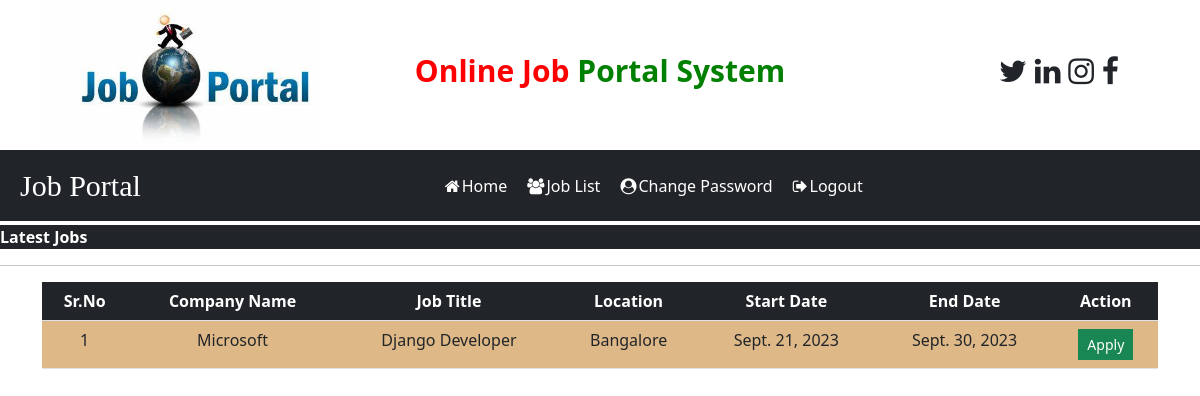
The page /user_latestjobs/ on the database its author committed.
### job/models.py (models this page shows)
class Recruiter(models.Model):
    finame = models.CharField(max_length=15, null=True)
    lname = models.CharField(max_length=15, null=True)
    image = models.FileField(null=True)
    pwd = models.CharField(max_length=100, null=True)
    email = models.EmailField(max_length=15, null=True)
    contact = models.IntegerField( null=True)
    gender = models.CharField(max_length=10, null=True)
    company = models.CharField(max_length=20, null=True)

class Job(models.Model):
    start_date = models.DateField()
    end_date = models.DateField()
    cname = models.TextField(null=True)
    image = models.FileField(null=True)
    title = models.CharField(max_length=100)
    salary = models.FloatField()
    description = models.CharField(max_length=300)
    experience = models.CharField(max_length=50)
    location = models.CharField(max_length=100)
    skills = models.CharField(max_length=100)
    creationdate = models.DateField()

### job/views.py (the view, shortened to what this page needs)
# urls.py: path('user_latestjobs/', views.user_latestjobs, name='user_latestjobs'),
def user_latestjobs(request):
     if not request.user.is_authenticated:
        data = Job.objects.all().order_by('-start_date')
        student = StudentUser.objects.get()
        datas = Apply.objects.filter(student=student)
        f = Recruiter.objects.all()
        li = []
        for i in datas:
            li.append(i.job.id)
        d = {'data': data, 'f': f, 'li': li}
        return render(request, 'user_latestjobs.html',d)

### job/templates/user_latestjobs.html (shortened to what this page needs)
{% load static %}
{% block body %}
{% include 'user_navigation.html' %}
<div class="bg-dark" style="border-radius:0px; width:100%; margin-top:0.3%">
    <marquee class="text-white" >
        <b>Latest Jobs</b>
    </marquee>
</div>
<hr>
<div class="container">
<table class="table table-hover " id="example">
    <thead>
    <tr class="bg-dark" style=" color : white">
        <th>Sr.No</th>
        <th>Company Name</th>
        <th>Job Title</th>
        <th>Location</th>
        <th>Start Date</th>
        <th>End Date</th>
        <th>Action</th>
    </tr>
    </thead>
    <tbody>
    {% for data in data %}
    {% for f in f %}
    <tr style="background-color : #DEB887">
        <td>{{forloop.counter}}</td>
        <td>{{data.cname}}</td>
        <td>{{data.title}}</td>
        <td>{{data.location}}</td>
          <td>{{data.start_date}}</td>
        <td>{{data.end_date}}</td>
        {% if i.id  in li  %}
        <td>Applied</td>
        {% else %}
        <td><a href="{% url 'job_detail'  %}" style="border-radius:0%" class="btn btn-success btn-sm" >Apply</a>
       {% endif  %}
        </td>
    </tr>
    {% endfor %}
    {% endfor %}
    </tbody>
</table>
</div>
{% endblock %}

### job/templates/user_latestjobs.html (style rules this page uses)
tr { text-align:center }

### rows shown on the page
Job: cname "Microsoft", title "Django Developer", location "Bangalore", start_date "Sept. 21, 2023", end_date "Sept. 30, 2023"
